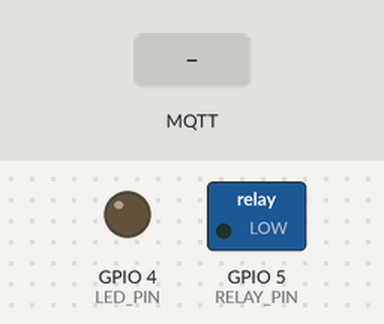
Bench run of a sketch on a simulated ESP32. Parts: switched loads named in the sketch (green lamp = pin HIGH), output pins drawn as LEDs (lit = HIGH). Inputs (shaded band) come from the test bench. WiFi joins after 1.5 s; servers stay silent unless stated; no MQTT or app messages arrive unless stated; what the sketch prints to the serial monitor is not drawn.

Above: at 3.7 s.
3.8 s: MQTT message "1" arrives on the first subscribed topic
At 4.4 s:
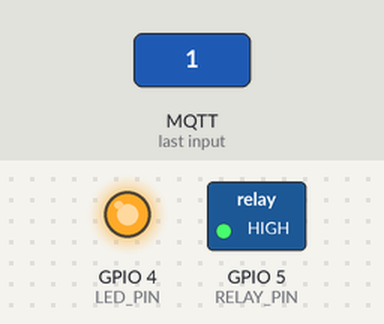
5.3 s: MQTT message "0" arrives on the first subscribed topic
At 6.7 s:
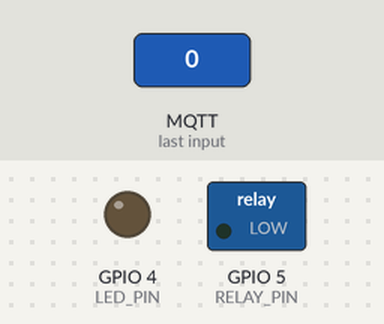
Timing chart, 0 to 8.3 s (numbered marks = the images above; inputs shaded):
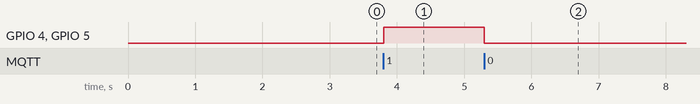

The sketch:

api_door_lock.ino
```cpp
#include <WiFi.h>
#include <WiFiClientSecure.h>
#include <PubSubClient.h>

// ===== WIFI =====
const char* ssid = "Galaxy F415846";
const char* password = "12tree45";

// ===== MQTT =====
const char* mqtt_server = "a863e6bdc19548d1b79e4ea703dc0872.s1.eu.hivemq.cloud";
const int mqtt_port = 8883;
const char* mqtt_user = "esp32door";
const char* mqtt_pass = "Door1234";

WiFiClientSecure espClient;
PubSubClient client(espClient);

// ===== PINS =====
#define RELAY_PIN 5
#define LED_PIN 4

bool doorState = false;

// ===== Publish Door Status =====
void publishStatus() {
  if (doorState) {
    client.publish("door/status", "OPEN");
    Serial.println("Status Sent: OPEN");
  } else {
    client.publish("door/status", "CLOSED");
    Serial.println("Status Sent: CLOSED");
  }
}

// ===== MQTT Callback =====
void callback(char* topic, byte* payload, unsigned int length) {

  String message;

  for (int i = 0; i < length; i++) {
    message += (char)payload[i];
  }

  Serial.print("Message received: ");
  Serial.println(message);

  if (message == "1") {
    digitalWrite(RELAY_PIN, HIGH);   // Door Open
    digitalWrite(LED_PIN, HIGH);     // LED ON
    doorState = true;
    Serial.println("Door Opened");
    publishStatus();
  }

  if (message == "0") {
    digitalWrite(RELAY_PIN, LOW);    // Door Close
    digitalWrite(LED_PIN, LOW);      // LED OFF
    doorState = false;
    Serial.println("Door Closed");
    publishStatus();
  }
}

// ===== MQTT Connection =====
void connectMQTT() {

  while (!client.connected()) {

    Serial.print("Connecting to MQTT... ");

    if (client.connect("ESP32Client", mqtt_user, mqtt_pass)) {
      Serial.println("Connected");
      client.subscribe("door/control");
      publishStatus();
    } else {
      Serial.print("Failed, rc=");
      Serial.print(client.state());
      Serial.println(" retrying...");
      delay(2000);
    }
  }
}

void setup() {

  Serial.begin(115200);
  delay(1000);

  Serial.println("ESP32 Booting...");

  pinMode(RELAY_PIN, OUTPUT);
  pinMode(LED_PIN, OUTPUT);

  digitalWrite(RELAY_PIN, LOW);
  digitalWrite(LED_PIN, LOW);

  // Connect WiFi
  Serial.print("Connecting to WiFi");

  WiFi.begin(ssid, password);

  while (WiFi.status() != WL_CONNECTED) {
    delay(500);
    Serial.print(".");
  }

  Serial.println("\nWiFi Connected");
  Serial.print("IP Address: ");
  Serial.println(WiFi.localIP());

  espClient.setInsecure();
  client.setServer(mqtt_server, mqtt_port);
  client.setCallback(callback);
}

void loop() {

  if (!client.connected()) {
    connectMQTT();
  }

  client.loop();
}
```

Measured:
- after the input at 3.8 s, GPIO 4 (LED_PIN), GPIO 5 (RELAY_PIN): LOW → HIGH at once
- after the input at 5.3 s, GPIO 4 (LED_PIN), GPIO 5 (RELAY_PIN): HIGH → LOW at once
